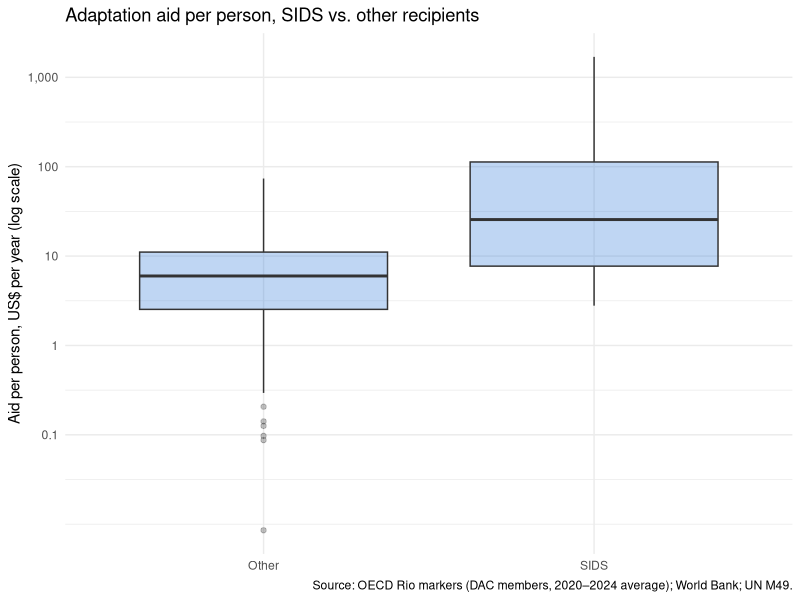
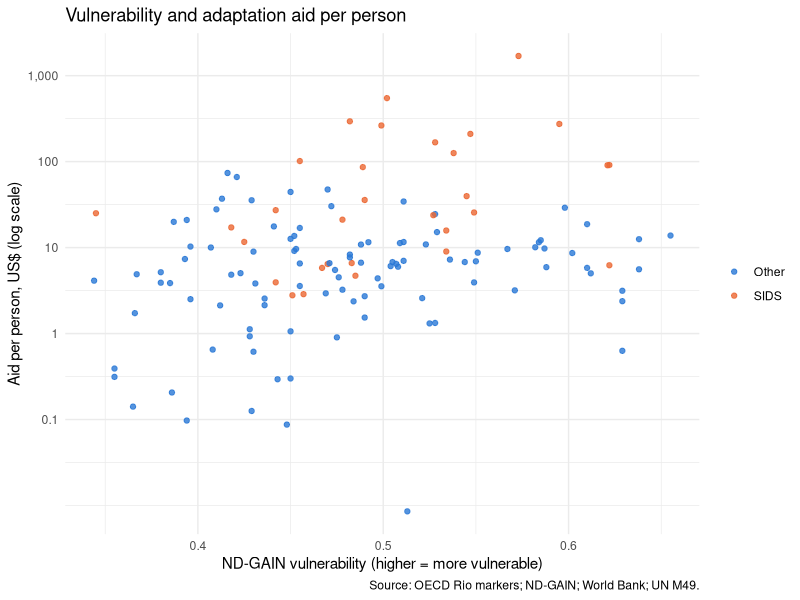
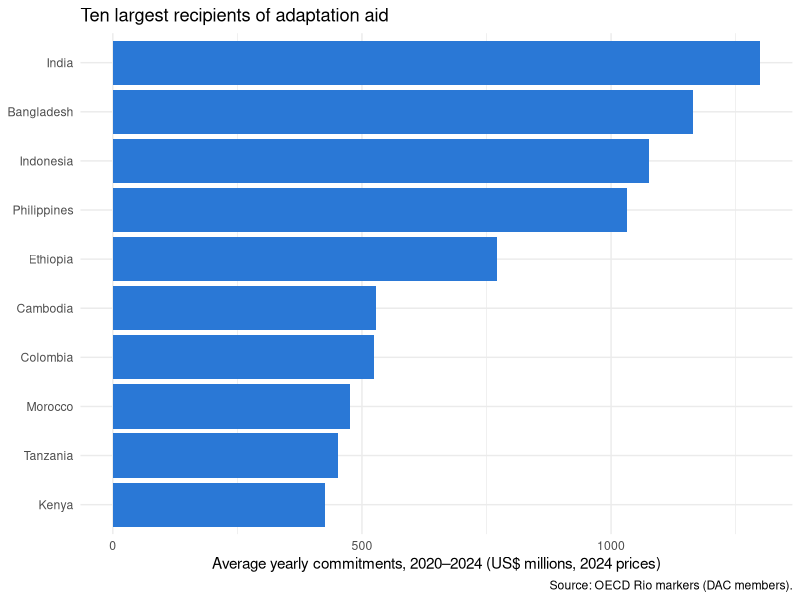

The R script that drew these images, in order:
## ---- chunk 1
#| message: false
library(tidyverse)
## ---- chunk 2
aid <- read_csv("data/adaptation_aid.csv")
glimpse(aid)
nrow(aid)
## ---- chunk 3
aid %>% count(sids)
aid %>% count(income_group)
## ---- chunk 4
aid <- aid %>%
  mutate(aid_pc = adapt_aid_musd * 1000000 / population)
## ---- chunk 5
aid %>%
  summarize(mean = mean(aid_pc),
            median = median(aid_pc),
            sd = sd(aid_pc),
            n = n())
## ---- chunk 6
aid %>%
  arrange(desc(adapt_aid_musd)) %>%
  select(country, sids, adapt_aid_musd, aid_pc) %>%
  slice_head(n = 10)

aid %>%
  arrange(desc(aid_pc)) %>%
  select(country, sids, population, aid_pc) %>%
  slice_head(n = 10)
## ---- chunk 7
aid %>%
  group_by(sids) %>%
  summarize(mean_pc = mean(aid_pc),
            median_pc = median(aid_pc),
            sd_pc = sd(aid_pc),
            n = n())
## ---- chunk 8
aid %>%
  group_by(sids) %>%
  summarize(total_musd = sum(adapt_aid_musd)) %>%
  mutate(share = total_musd / sum(total_musd))
## ---- chunk 9
aid_low <- aid %>%
  filter(income_group %in% c("Low income", "Lower middle income"))

aid_low %>%
  group_by(sids) %>%
  summarize(median_pc = median(aid_pc),
            n = n())
## ---- chunk 10
ggplot(aid, aes(x = sids, y = aid_pc)) +
  geom_boxplot(fill = "#2a78d6", alpha = 0.3) +
  scale_y_log10(breaks = c(0.1, 1, 10, 100, 1000),
                labels = c("0.1", "1", "10", "100", "1,000")) +
  labs(title = "Adaptation aid per person, SIDS vs. other recipients",
       x = NULL,
       y = "Aid per person, US$ per year (log scale)",
       caption = "Source: OECD Rio markers (DAC members, 2020–2024 average); World Bank; UN M49.") +
  theme_minimal()
## ---- chunk 11
ggplot(aid, aes(x = vulnerability, y = aid_pc, color = sids)) +
  geom_point(alpha = 0.8) +
  scale_y_log10(breaks = c(0.1, 1, 10, 100, 1000),
                labels = c("0.1", "1", "10", "100", "1,000")) +
  scale_color_manual(values = c(Other = "#2a78d6", SIDS = "#eb6834")) +
  labs(title = "Vulnerability and adaptation aid per person",
       x = "ND-GAIN vulnerability (higher = more vulnerable)",
       y = "Aid per person, US$ (log scale)",
       color = NULL,
       caption = "Source: OECD Rio markers; ND-GAIN; World Bank; UN M49.") +
  theme_minimal()
## ---- chunk 12
aid %>%
  arrange(desc(adapt_aid_musd)) %>%
  slice_head(n = 10) %>%
  ggplot(aes(x = adapt_aid_musd, y = reorder(country, adapt_aid_musd))) +
  geom_col(fill = "#2a78d6") +
  labs(title = "Ten largest recipients of adaptation aid",
       x = "Average yearly commitments, 2020–2024 (US$ millions, 2024 prices)",
       y = NULL,
       caption = "Source: OECD Rio markers (DAC members).") +
  theme_minimal()
## ---- chunk 13
cor(aid$vulnerability, log(aid$aid_pc))
## ---- chunk 14
cor.test(aid$vulnerability, log(aid$aid_pc))
## ---- chunk 15
t.test(aid_pc ~ sids, data = aid)
## ---- chunk 16
t.test(aid_pc ~ sids, data = aid_low)
## ---- chunk 17

## ---- chunk 18

## ---- chunk 19

## ---- chunk 20

## ---- chunk 21

## ---- chunk 22

## ---- chunk 23

## ---- chunk 24

## ---- chunk 25

## ---- chunk 26

## ---- chunk 27

## ---- chunk 28

## ---- chunk 29

## ---- chunk 30

## ---- chunk 31

## ---- chunk 32

## ---- chunk 33

## ---- chunk 34

## ---- chunk 35
